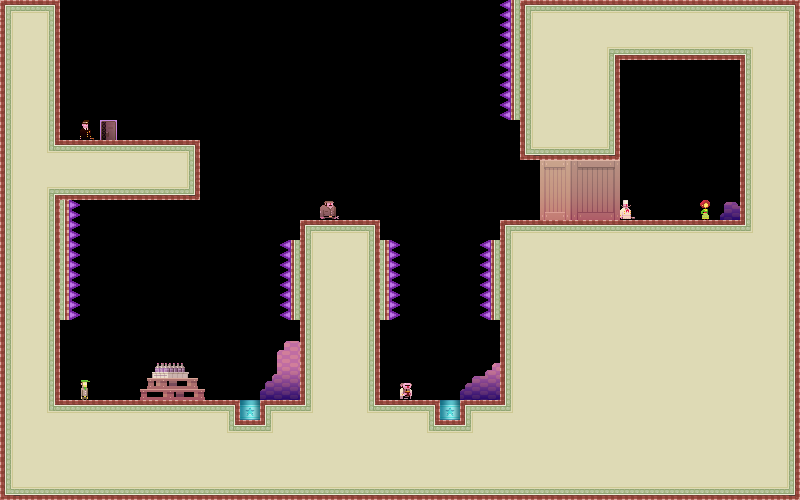

Tiled map render using the project's own tile images. Description and the map definition, with tile-layer contents summarised, below:
An orthogonal 40x25 tile map with 20x20 px tiles, 3 tile layers (bg, bg2, dontAutoLoad_sprites) and 14 objects.

<map version="1.0" orientation="orthogonal" width="40" height="25" tilewidth="20" tileheight="20">
 <tileset firstgid="1" name="tiles_sydney" tilewidth="20" tileheight="20">
  <image source="../../../../XNAModeContent/Lemonade/tiles_sydney.png" width="400" height="400" />
  <terraintypes>
   <terrain name="regularBlocks" tile="-1" />
  </terraintypes>
  <tile id="8" terrain=",,,0" />
  <tile id="9" terrain=",,0,0" />
  <tile id="10" terrain=",,0,0" />
  <tile id="11" terrain=",,0,0" />
  <tile id="12" terrain=",,0,0" />
  <tile id="13" terrain=",,0,0" />
  <tile id="14" terrain=",,0," />
  <tile id="15" terrain="0,0,0," />
  <tile id="16" terrain="0,0,,0" />
  <tile id="28" terrain=",0,,0" />
  <tile id="34" terrain="0,,0," />
  <tile id="35" terrain="0,,0,0" />
  <tile id="36" terrain=",0,0,0" />
  <tile id="48" terrain=",0,,0" />
  <tile id="54" terrain="0,,0," />
  <tile id="68" terrain=",0,,0" />
  <tile id="74" terrain="0,,0," />
  <tile id="88" terrain=",0,,0" />
  <tile id="94" terrain="0,,0," />
  <tile id="108" terrain=",0,,0" />
  <tile id="114" terrain="0,,0," />
  <tile id="128" terrain=",0,," />
  <tile id="129" terrain="0,0,," />
  <tile id="130" terrain="0,0,," />
  <tile id="131" terrain="0,0,," />
  <tile id="132" terrain="0,0,," />
  <tile id="133" terrain="0,0,," />
  <tile id="134" terrain="0,,," />
  <tile id="194" terrain="0,0,0,0" />
  <tile id="356">
   <properties>
    <property name="LargeCrate" value="" />
   </properties>
  </tile>
  <tile id="380">
   <properties>
    <property name="Andre" value="" />
   </properties>
  </tile>
  <tile id="381">
   <properties>
    <property name="Liselot" value="" />
   </properties>
  </tile>
  <tile id="382">
   <properties>
    <property name="Amsterdaam" value="" />
   </properties>
  </tile>
  <tile id="383">
   <properties>
    <property name="Worker" value="" />
   </properties>
  </tile>
  <tile id="384">
   <properties>
    <property name="Inspector" value="" />
   </properties>
  </tile>
  <tile id="385">
   <properties>
    <property name="Chef" value="" />
   </properties>
  </tile>
  <tile id="386">
   <properties>
    <property name="Exit" value="" />
   </properties>
  </tile>
  <tile id="387">
   <properties>
    <property name="Trampoline" value="" />
   </properties>
  </tile>
  <tile id="388">
   <properties>
    <property name="SmallCrate" value="" />
   </properties>
  </tile>
  <tile id="389">
   <properties>
    <property name="SugarBag" value="" />
   </properties>
  </tile>
 </tileset>
 <layer name="bg" width="40" height="25">
  <data>[1000 cells, 577 non-empty, 43 distinct tile ids]</data>
 </layer>
 <layer name="bg2" width="40" height="25">
  <data>[1000 cells, 12 non-empty, 12 distinct tile ids]</data>
 </layer>
 <objectgroup name="boxes" width="40" height="25">
  <object x="0" y="400" width="300" height="100" />
  <object x="300" y="220" width="80" height="280" />
  <object x="380" y="400" width="120" height="100" />
  <object x="0" y="0" width="60" height="400" />
  <object x="500" y="220" width="300" height="280" />
  <object x="520" y="0" width="100" height="160" />
  <object x="620" y="0" width="180" height="60" />
  <object x="740" y="60" width="60" height="160" />
  <object x="60" y="140" width="140" height="60" />
 </objectgroup>
 <layer name="dontAutoLoad_sprites" width="40" height="25">
  <data>[1000 cells, 21 non-empty, 20 distinct tile ids]</data>
 </layer>
 <objectgroup name="dontAutoLoad_death" width="40" height="25">
  <object x="500" y="0" width="20" height="120" />
  <object x="60" y="200" width="20" height="120" />
  <object x="280" y="240" width="20" height="80" />
  <object x="380" y="240" width="20" height="80" />
  <object x="480" y="240" width="20" height="80" />
 </objectgroup>
</map>
